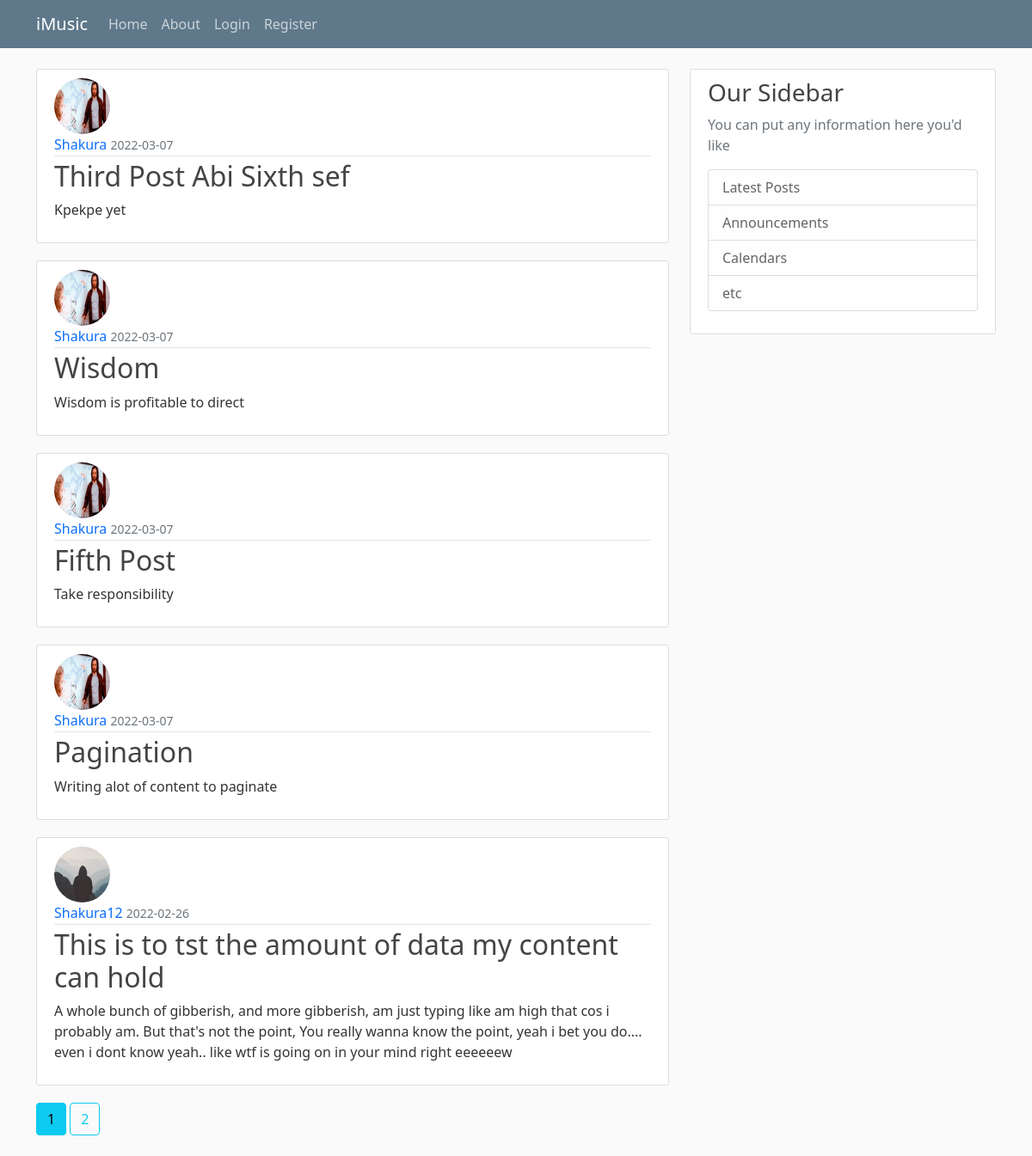
Page /home on the earlier database version.
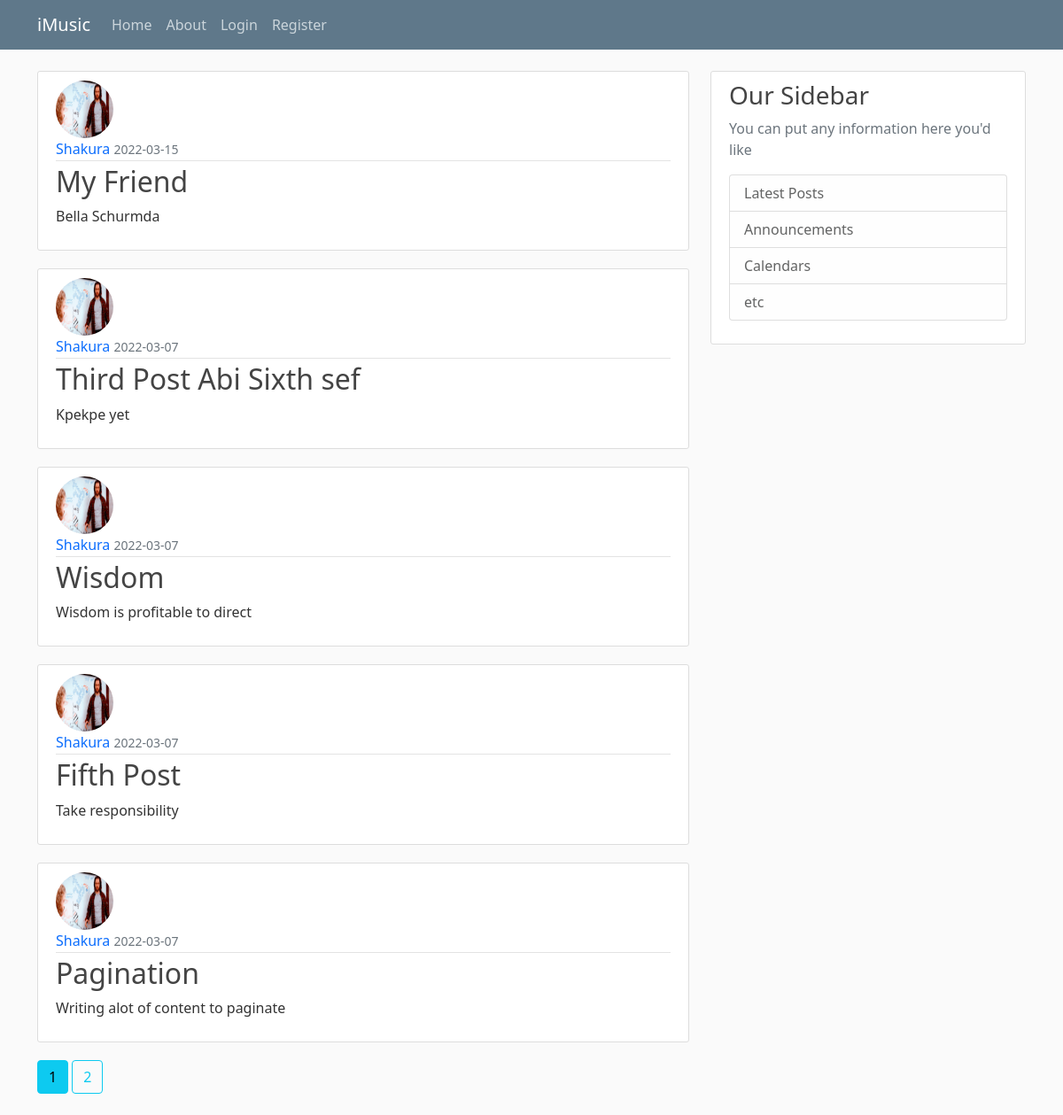
Same page on the later database version.
### flaskblog/models.py (models this page shows, shortened)
class Post(db.Model):
    id = db.Column(db.Integer, primary_key = True)
    title = db.Column(db.String(100), nullable=False)
    content = db.Column(db.Text, nullable=False)
    date_posted = db.Column(db.DateTime, nullable=False, default=datetime.utcnow)
    user_id = db.Column(db.Integer, db.ForeignKey('user.id'), nullable = False)

class User(db.Model, UserMixin):
    id = db.Column(db.Integer, primary_key = True)
    username = db.Column(db.String(20), unique = True, nullable = False)
    email = db.Column(db.String(120), unique = True, nullable = False)
    password = db.Column(db.String(60),  nullable = False)
    img_file = db.Column(db.String(20), nullable=False, default = 'default.jpg')
    post = db.relationship('Post', backref='author', lazy = True)

### flaskblog/main/routes.py (the view)
@main.route('/')
@main.route('/home')
def home():
    page = request.args.get('page', 1, type=int)
    posts = Post.query.order_by(Post.date_posted.desc()).paginate(page = page, per_page = 5)
    return render_template('home.html', posts=posts)

### flaskblog/templates/home.html
{% extends 'layout.html' %}
{% block content %}
    {% for post in posts.items %}
       <article class="media content-section">
           <img class = 'rounded-circle article-img' src="{{ url_for ('static', filename = 'profile_pic/' + post.author.img_file)}}">
           <div class="media-body">
                <div class="article-metadata">
                    <a class="mr-2" href="{{ url_for('users.user_posts', username = post.author.username)}}" style="text-decoration: none;"> {{ post.author.username }} </a>
                    <small class="text-muted"> {{ post.date_posted.strftime('%Y-%m-%d') }} </small>
                </div>
                <h2><a class="article-title" href ="{{ url_for('posts.post', post_id=post.id) }}" style="text-decoration: none;" > {{ post.title }} </a></h2>
                <p class="article-content"> {{ post.content }} </p>
            </div>
       </article>
    {% endfor %}
    {% for page_num in posts.iter_pages(left_edge=1, right_edge=1,left_current=1, right_current=2) %}
        {% if page_num %}
            {% if posts.page == page_num %}
                <a class="btn btn-info mb-4" href="{{ url_for('main.home', page=page_num) }}"> {{ page_num }}</a>
            {% else %}
                <a class="btn btn-outline-info mb-4" href="{{ url_for('main.home', page=page_num) }}"> {{ page_num }}</a>
            {% endif %}
        {% else %}
            ...
        {% endif %}
    {% endfor %}
{% endblock content %}

### flaskblog/templates/layout.html (shortened to what this page needs)
<!DOCTYPE html>
<html lang="en">
<head>
    <link href="https://cdn.jsdelivr.net/npm/bootstrap@5.1.3/dist/css/bootstrap.min.css" rel="stylesheet">
    <link href="{{ url_for('static', filename='main.css') }}" rel="stylesheet" >
</head>
<body>
    <header class="site-header">
        <nav class="navbar navbar-expand-md navbar-dark bg-steel fixed-top">
          <div class="container">
            <a class="navbar-brand mr-4" href="/">iMusic </a>
            <div class="collapse navbar-collapse" id="navbarToggle">
              <div class="navbar-nav mr-auto">
                <a class="nav-item nav-link" href="/">Home</a>
                <a class="nav-item nav-link" href="/about">About</a>
              </div>
              <div class="navbar-nav right" >
                {% if current_user.is_authenticated %}
                  <a class="nav-item nav-link" href="{{ url_for('posts.new_post') }}"> New Post</a>
                  <a class="nav-item nav-link" href="{{ url_for('users.account') }}">Account</a>
                  <a class="nav-item nav-link" href="{{ url_for('users.logout') }}">Logout</a>
                  {% else %}
                  <a class="nav-item nav-link" href="{{ url_for('users.login') }}">Login</a>
                  <a class="nav-item nav-link" href=" {{ url_for('users.register') }}">Register</a>
                {% endif %}
              </div>
            </div>
          </div>
        </nav>
      </header>
      <main role="main" class="container">
        <div class="row">
            <div class="col-md-8">
              {% block content %}{% endblock %}
            </div>
            <div class="col-md-4">
                <div class="content-section">
                    <h3>Our Sidebar</h3>
                    <p class="text-muted">
                        You can put any information here you'd like
                      <ul class="list-group">
                        <li class="list-group-item list-group-item-light">Latest Posts</li>
                        <li class="list-group-item list-group-item-light">Announcements</li>
                        <li class="list-group-item list-group-item-light">Calendars</li>
                        <li class="list-group-item list-group-item-light">etc</li>
                      </ul>
                    </p>
                </div>
            </div>
        </div>
        </main>
</body>
</html>

### flaskblog/static/main.css (style rules this page uses)
body { background: #fafafa; color: #333333; margin-top: 5rem; }
h1, h2, h3, h4, h5, h6 { color: #444444; }
.bg-steel { background-color: #5f788a; }
.site-header .navbar-nav .nav-link { color: #cbd5db; }
.content-section { background: #ffffff; padding: 10px 20px; border: 1px solid #dddddd; border-radius: 3px; margin-bottom: 20px; }
.article-title { color: #444444; }
.article-content { white-space: pre-line; }
.article-img { height: 65px; width: 65px; margin-right: 16px; }
.article-metadata { padding-bottom: 1px; margin-bottom: 4px; border-bottom: 1px solid #e3e3e3 }

Differences in the rows shown:
no longer on this page (row unchanged): Post: img_file (placeholder picture), author.username "Shakura12", date_posted "2022-02-26", title "This is to tst the amount of data my content can hold", content "A whole bunch of gibberish, and more gibberish, am just typing like am high that cos i probably am. But that's not the point, You really wanna know the point, yeah i bet you do.... even i dont know yeah.. like wtf is going on in your mind right eeeeeew"
added Post: img_file (picture), author.username "Shakura", date_posted "2022-03-15", title "My Friend", content "Bella Schurmda"
